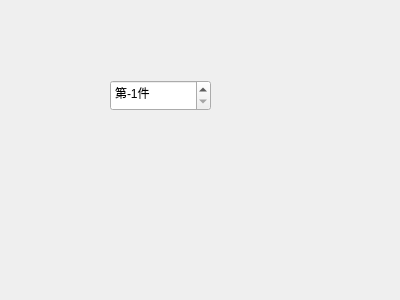
<?xml version="1.0" encoding="UTF-8"?>
<ui version="4.0">
 <class>Form</class>
 <widget class="QWidget" name="Form">
  <property name="geometry">
   <rect>
    <x>0</x>
    <y>0</y>
    <width>400</width>
    <height>300</height>
   </rect>
  </property>
  <property name="windowTitle">
   <string>Form</string>
  </property>
  <widget class="QSpinBox" name="spinBox">
   <property name="geometry">
    <rect>
     <x>110</x>
     <y>80</y>
     <width>101</width>
     <height>31</height>
    </rect>
   </property>
   <property name="suffix">
    <string>件</string>
   </property>
   <property name="prefix">
    <string>第</string>
   </property>
   <property name="minimum">
    <number>-1</number>
   </property>
   <property name="maximum">
    <number>10</number>
   </property>
   <property name="value">
    <number>-1</number>
   </property>
  </widget>
 </widget>
 <resources/>
 <connections/>
</ui>
